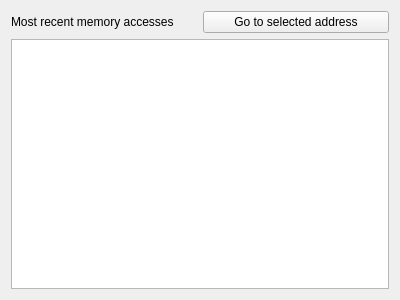
<?xml version="1.0" encoding="UTF-8"?>
<ui version="4.0">
 <class>RWJumpWidget</class>
 <widget class="QWidget" name="RWJumpWidget">
  <property name="geometry">
   <rect>
    <x>0</x>
    <y>0</y>
    <width>400</width>
    <height>300</height>
   </rect>
  </property>
  <property name="windowTitle">
   <string>Form</string>
  </property>
  <layout class="QGridLayout" name="gridLayout">
   <item row="0" column="0">
    <layout class="QVBoxLayout" name="verticalLayout">
     <item>
      <layout class="QHBoxLayout" name="horizontalLayout">
       <item>
        <widget class="QLabel" name="label">
         <property name="text">
          <string>Most recent memory accesses</string>
         </property>
         <property name="wordWrap">
          <bool>true</bool>
         </property>
        </widget>
       </item>
       <item>
        <widget class="QPushButton" name="jump">
         <property name="text">
          <string>Go to selected address</string>
         </property>
        </widget>
       </item>
      </layout>
     </item>
     <item>
      <widget class="QTableView" name="view"/>
     </item>
    </layout>
   </item>
  </layout>
 </widget>
 <resources/>
 <connections/>
</ui>
